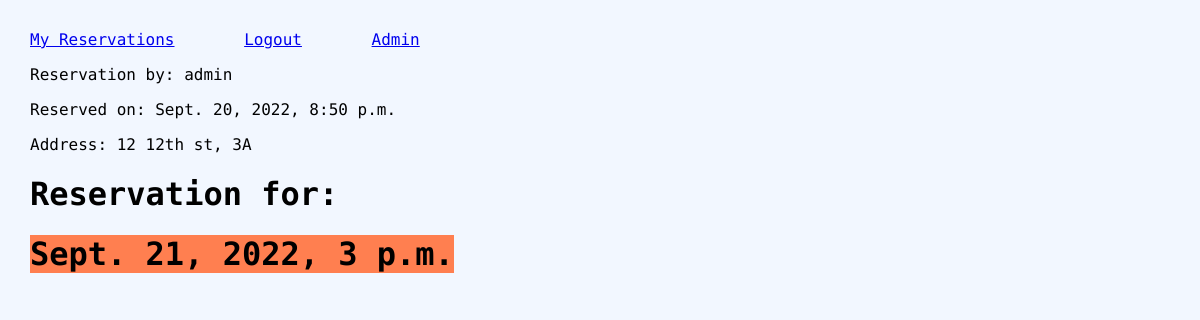
The page /reservations/13/detail (signed in) on the database its author committed.
### reservations/models.py (models this page shows, shortened)
class Reservation(models.Model):
    user = models.ForeignKey(USER_MODEL, related_name=("reservations"), on_delete=models.CASCADE)
    reserved_on = models.DateTimeField(auto_now_add=True)
    service_date_time = models.DateTimeField(null=True, blank=True)
    cleaner = models.ForeignKey("Cleaner",related_name="reservations",on_delete=models.CASCADE, null=True, blank=True)
    address = models.ForeignKey("Address",related_name="reservations",on_delete=models.CASCADE, null=True)

class Address(models.Model):
    user = models.ForeignKey(USER_MODEL, related_name=("addresses"), on_delete=models.CASCADE)
    building_num = models.SmallIntegerField()
    street = models.CharField(max_length=100)
    apt_num = models.CharField(max_length=20)
    def __str__(self):
        return f'{self.building_num} {self.street}, {self.apt_num}'

### reservations/views.py (the view)
# urls.py: path("<int:pk>/detail", ReservationDetailView, name="detail"),
@login_required
def ReservationDetailView(request, pk):
    past = False
    res_date = Reservation.objects.filter(user=request.user).get(pk=pk).service_date_time
    if res_date < (timezone.now() + timedelta(days=1)):
        past = True
    context = {"reservation": Reservation.objects.filter(user=request.user).get(pk=pk), "past": past}
    return render(request, "reservations/detail.html", context)

### reservations/templates/reservations/detail.html (shortened to what this page needs)
{% extends "base.html" %}
{% block content %}
  <main>
    <div>
        <p>Reservation by: {{ reservation.user }}</p>
        <p>Reserved on: {{ reservation.reserved_on }}</p>
        <p>Address: {{ reservation.address }}</p>
        <h1>Reservation for:</h1>
        <h1 class="coral-bck">{{ reservation.service_date_time }}</h1>
    </div>
  </main>
{% endblock content %}

### reservations/static/css/styles.css (style rules this page uses)
html { background-color: #f2f7ff; font-family: 'DM Mono', monospace; }
body { margin: 30px; }
.coral-bck { background-color: coral; width: fit-content; }

### rows shown on the page
Reservation: user "admin", reserved_on "Sept. 20, 2022, 8:50 p.m.", address "12 12th st, 3A", service_date_time "Sept. 21, 2022, 3 p.m."
